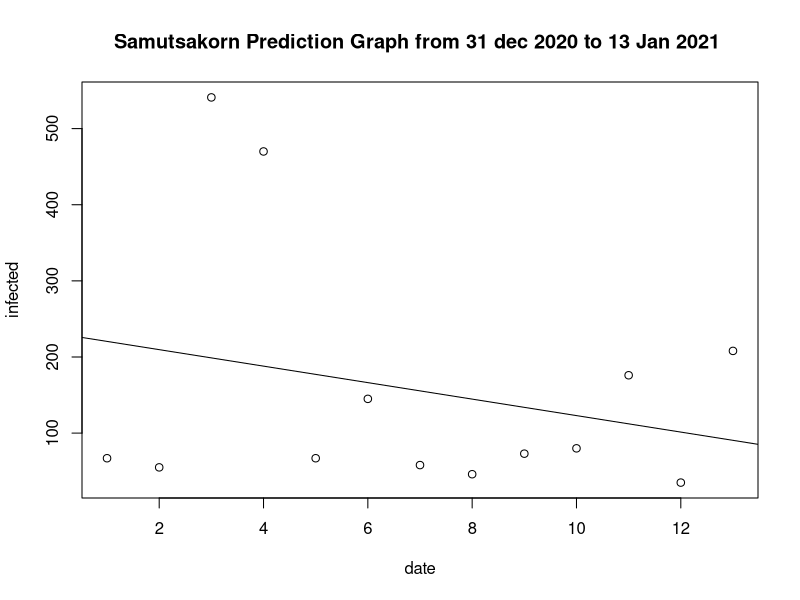

Source code (R):
infect_relation = data.frame(
  date = c(1,2,3,4,5,6,7,8,9,10,11,12,13),
  infected = c(67, 55, 541, 470, 67, 145, 58, 46, 73, 80, 176, 35, 208)
)

infect_relation.model = lm(infected ~ date, data=infect_relation)
summary(infect_relation.model)
plot(infected~date, infect_relation, main="Samutsakorn Prediction Graph from 31 dec 2020 to 13 Jan 2021 ")
abline(infect_relation.model)
coef(infect_relation.model)
predictDate <- function(d) {
 result <- predict.lm(infect_relation.model, data.frame(date = d))  
 return(result)
}
predictDate(14)